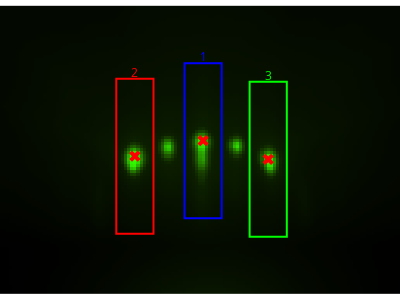

Notebook code for this chart:
### Markdown cell above
### Single frame check

### Code cell
def plot_frame(frame: pld.RHEEDFrame):
    clear_output(wait=True)
    frame.plot(
        show_peaks=True,
        show_regions_of_interest=True,
        figsize=(4, 3),
    )


plot_frame(analyzer.frames[0])

rheed_slider = ipw.IntSlider(min=0, max=len(analyzer.frames) - 1)


def on_slider_change(change):
    plot_frame(analyzer.frames[change["new"]])


rheed_slider.observe(on_slider_change, names="value")

### Figure 1 — Plotly figure (JSON) as saved in the notebook; plotly's stock layout.template omitted (floating-point values rounded to 4 significant figures; data arrays with more than 128 entries replaced by an {"elided": "..."} marker saying what was removed)
{"data": [{"colorscale": [[0, "#000000"], [0.6, "#0C2000"], [0.75, "#184000"], [0.9, "#247F00"], [1, "#32FF00"]], "hoverlabel": {"namelength": 0}, "hovertemplate": "x: %{x}<br>y: %{y}<br>z: %{z:.2f}", "showscale": false, "type": "heatmap", "z": {"elided": "93x129 float values"}}, {"customdata": [253, 250, 251], "hoverlabel": {"namelength": 0}, "hovertemplate": "x: %{x}<br>y: %{y}<br>z: %{customdata:.2f}", "marker": {"color": "red", "size": 10, "symbol": "x"}, "mode": "markers", "showlegend": false, "type": "scatter", "x": [43, 65, 86], "y": [48, 43, 49]}], "layout": {"annotations": [{"font": {"color": "blue", "size": 12}, "showarrow": false, "text": "1", "x": 65, "y": 16}, {"font": {"color": "red", "size": 12}, "showarrow": false, "text": "2", "x": 43, "y": 21}, {"font": {"color": "lime", "size": 12}, "showarrow": false, "text": "3", "x": 86, "y": 22}], "height": 300, "margin": {"b": 0, "l": 0, "r": 0, "t": 0}, "plot_bgcolor": "rgba(0,0,0,0)", "shapes": [{"line": {"color": "blue", "width": 2}, "type": "rect", "x0": 59, "x1": 71, "y0": 18, "y1": 68}, {"line": {"color": "red", "width": 2}, "type": "rect", "x0": 37, "x1": 49, "y0": 23, "y1": 73}, {"line": {"color": "lime", "width": 2}, "type": "rect", "x0": 80, "x1": 92, "y0": 24, "y1": 74}], "width": 400, "xaxis": {"visible": false}, "yaxis": {"autorange": "reversed", "scaleanchor": "x", "visible": false}}}
